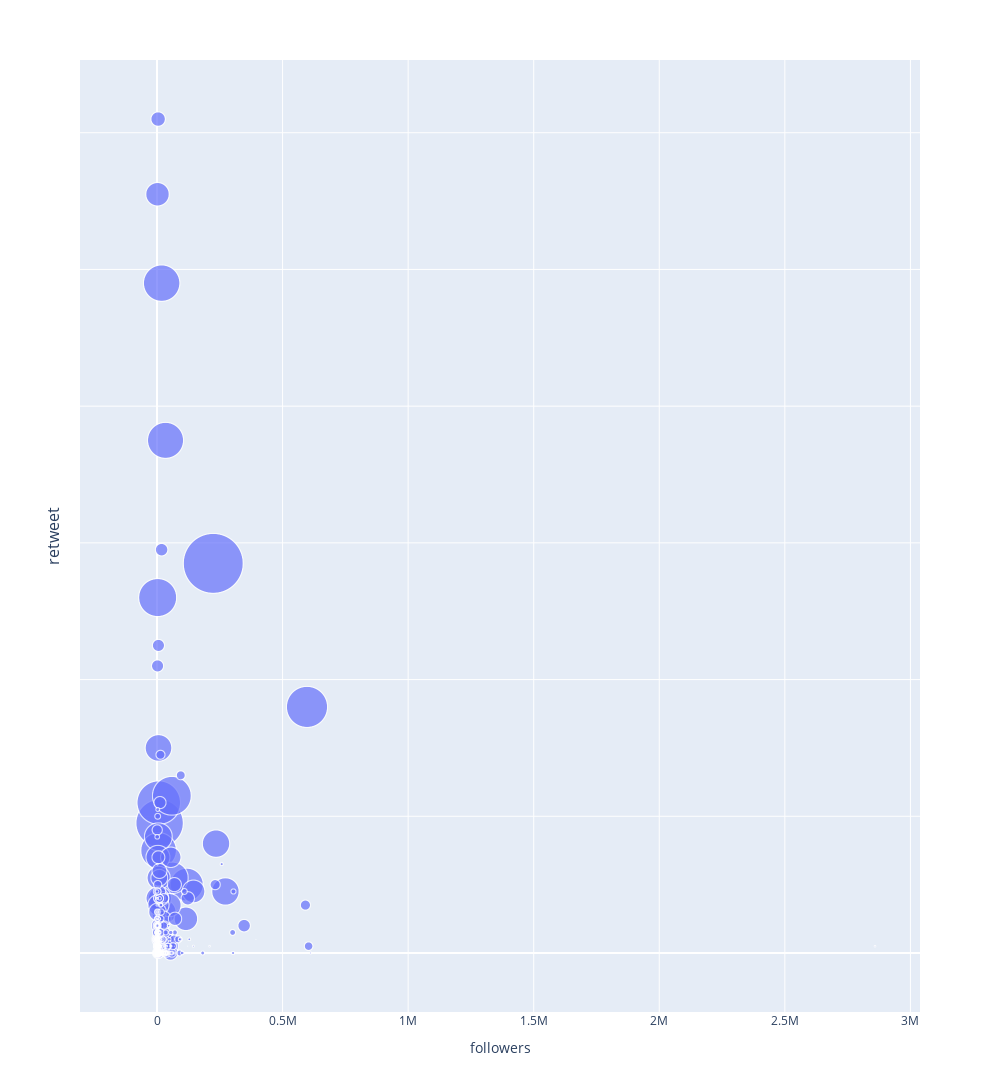

Notebook source saved alongside this figure:
### Code cell
draw_bubble(topInfl, 'followersCount', 'replyCount', 'username', size_ = 'retweetCount',  weight = 60, height=1200, marker_size=None, xaxis= "followers", yaxis = 'retweet')
plt.savefig('topInfluencersBubble_dendera.png')

### Figure 1 — Plotly figure (JSON) as saved in the notebook; plotly's stock layout.template omitted (floating-point values rounded to 4 significant figures; data arrays with more than 128 entries replaced by an {"elided": "..."} marker saying what was removed)
{"data": [{"hovertemplate": "<b>%{hovertext}</b><br><br>followers=%{x}<br>retweet=%{y}<br>retweetCount=%{marker.size}<extra></extra>", "hovertext": {"elided": "2260 str values"}, "legendgroup": "", "marker": {"color": "#636EFA", "size": {"elided": "2260 int values"}, "sizemode": "area", "sizeref": 0.4558, "symbol": "circle"}, "mode": "markers", "name": "", "showlegend": false, "type": "scattergl", "x": {"elided": "2260 int values"}, "xaxis": "x", "y": {"elided": "2260 int values"}, "yaxis": "y"}], "layout": {"height": 1200, "legend": {"itemsizing": "constant", "orientation": "h", "title": {"text": "Cluster"}, "tracegroupgap": 0, "x": 1, "xanchor": "right", "y": 1.02, "yanchor": "bottom"}, "margin": {"t": 60}, "width": 1000, "xaxis": {"anchor": "y", "autorange": true, "domain": [0, 1], "range": [-306700.0, 3038000.0], "title": {"text": "followers"}, "type": "linear"}, "yaxis": {"anchor": "x", "autorange": true, "domain": [0, 1], "range": [-8.44, 130.4], "showticklabels": false, "tickfont": {"size": 14}, "title": {"font": {"size": 16}, "text": "retweet"}, "type": "linear"}}}
